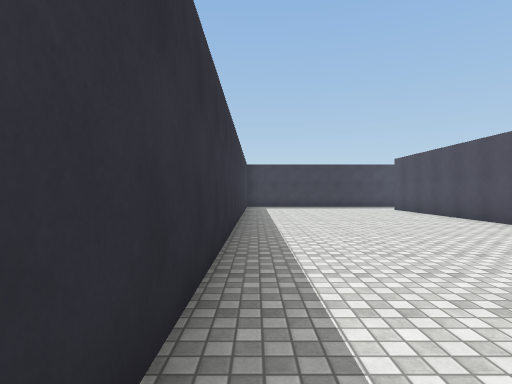
View 1 (above)

20 first-person views from a walk through a 3-D level made in the Unity game engine. The camera is 1.4 m above the floor, looks level and sees 80° across. The floor is counted in squares, 2 m on a side. Each view is taken from the middle of a square. On the plan, view 1 faces up. The plan holds only what a view shows up to about 10 squares ahead; the rest is blank. The player character is not drawn. Surface patterns are stand-ins for the level's own textures.

View 2
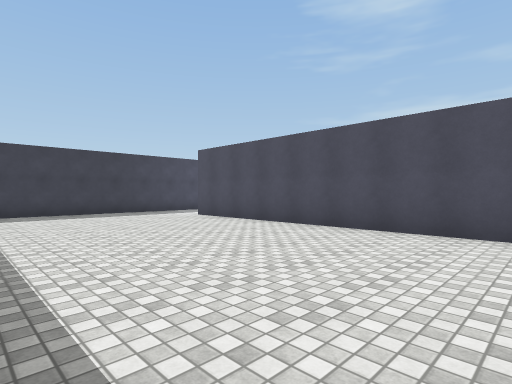

View 3
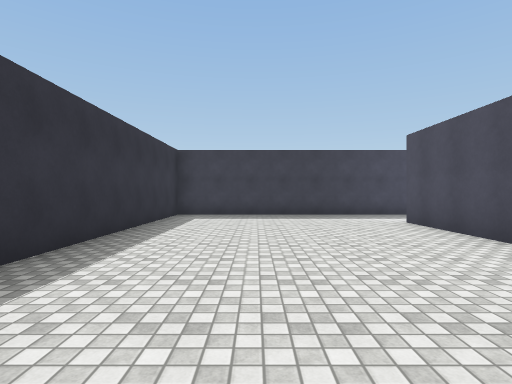

View 4
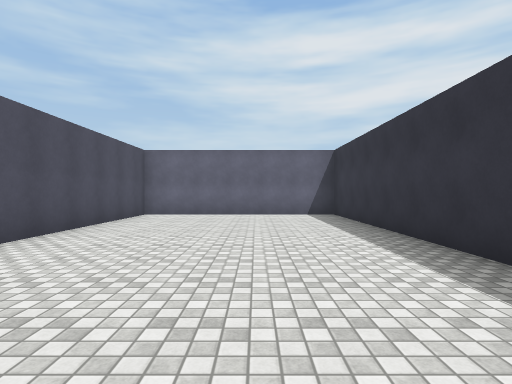

View 5
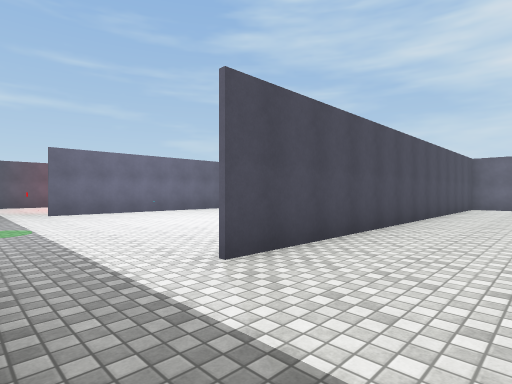

View 6
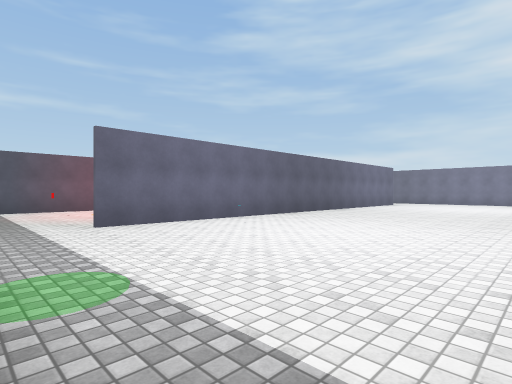

View 7
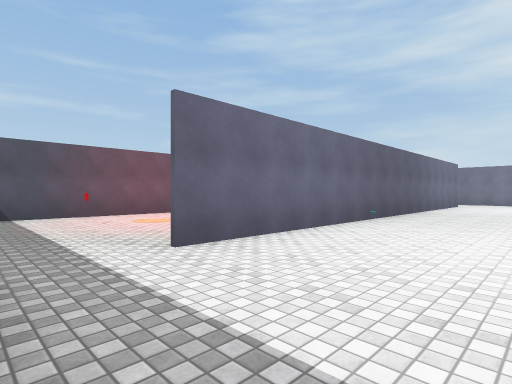

View 8
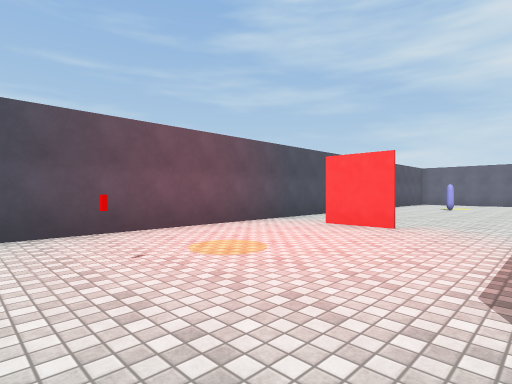

View 9
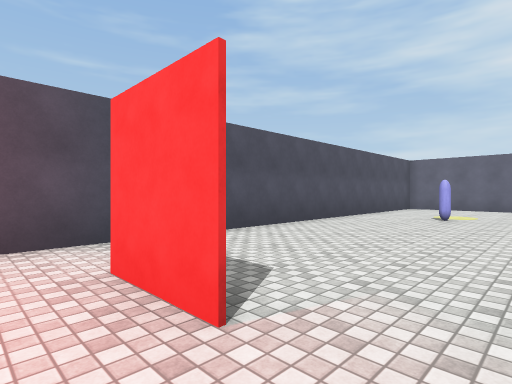

View 10
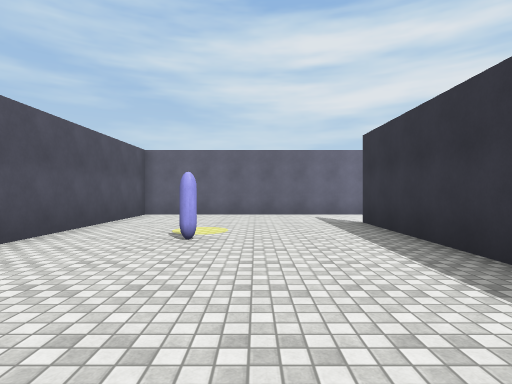

View 11
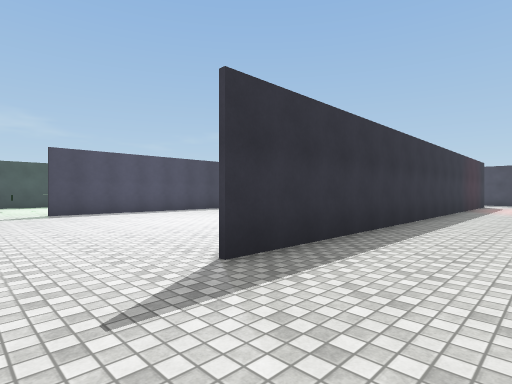

View 12
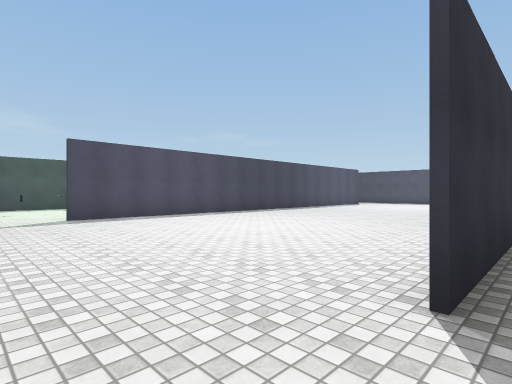

View 13
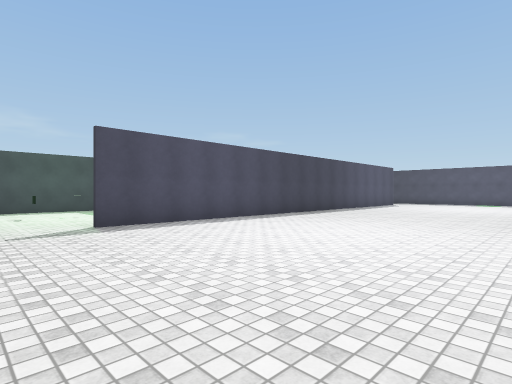

View 14
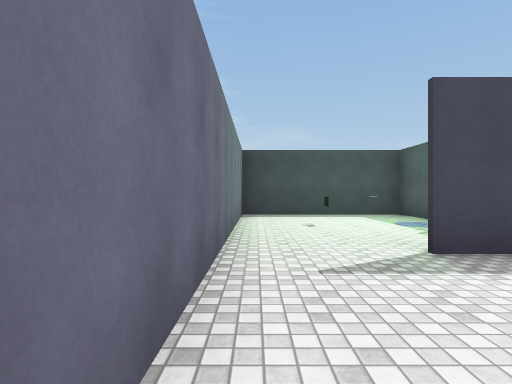

View 15
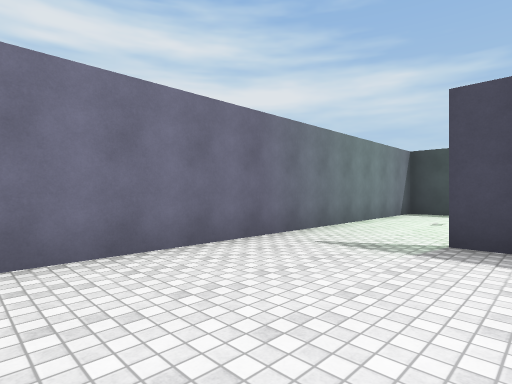

View 16
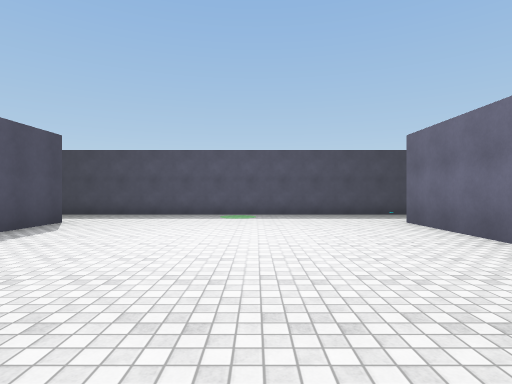

View 17
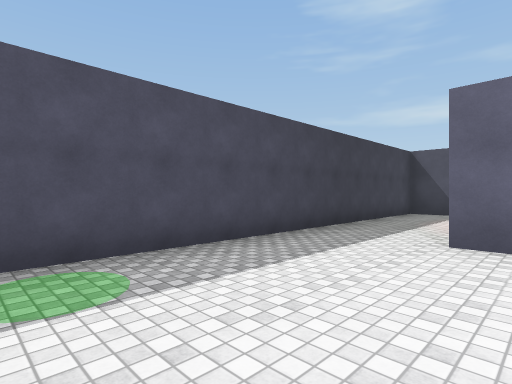

View 18
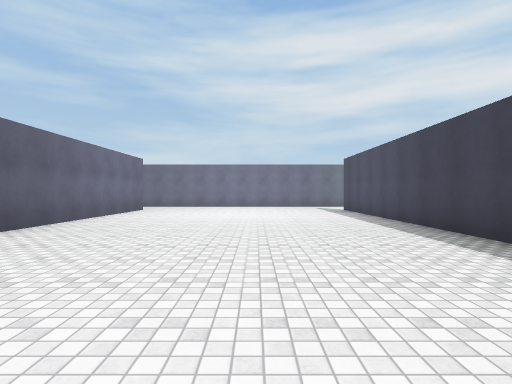

View 19
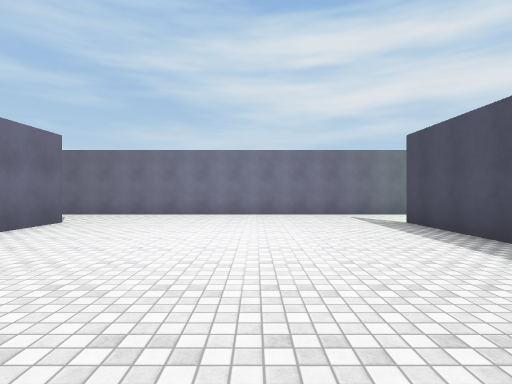

View 20
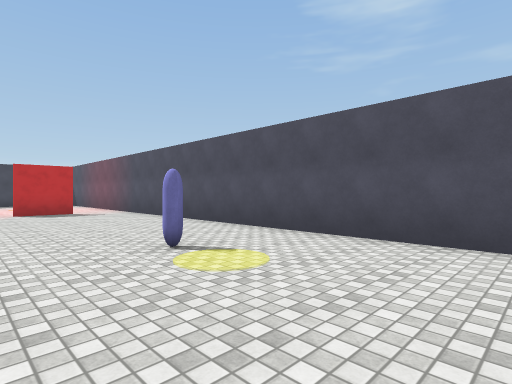

### Floor plan
Ten units are one square. View 1 is at (0, 0); x grows to the right and y downward. Boxes are objects, and circles mark ways between rooms. Rooms are numbered by the first view taken in them; rooms with no view inside come last. Other rooms are left out.
<svg viewBox="-9 -149 208 208">
<path fill="none" stroke="#000" d="M55 -144 -4 -144 -4 4 55 4 55 -120M136 -68 136 30M161 -70 178 -70 162 -70M56 -50 56 30M134 30 134 -120M56 -120 56 -102M11 5 -4 5 -4 54 194 54 194 -144 55 -144"/>
<rect x="165" y="-125" width="10" height="10" fill="#bbb"><title>other object</title></rect>
<circle cx="60" cy="-135" r="3" fill="#2a7"/>
<text x="20" y="-70">1</text>
<text x="120" y="-40">2</text>
</svg>
Room 1 opens to room 2.

Where each view was taken, in squares from view 1:
view 1: 0 up, 0 right, facing up
view 2: 4 up, 0 right, facing up-right
view 3: 5 up, 2 right, facing up
view 4: 9 up, 2 right, facing down
view 5: 14 up, 3 right, facing down-right
view 6: 14 up, 7 right, facing down-right
view 7: 14 up, 10 right, facing down-right
view 8: 13 up, 14 right, facing down-right
view 9: 8 up, 15 right, facing down-right
view 10: 4 up, 16 right, facing down
view 11: 5 down, 16 right, facing up-left
view 12: 5 down, 14 right, facing up-left
view 13: 5 down, 12 right, facing up-left
view 14: 5 down, 9 right, facing left
view 15: 2 down, 10 right, facing down-left
view 16: 5 up, 10 right, facing up
view 17: 11 up, 9 right, facing up-right
view 18: 9 up, 9 right, facing down
view 19: 4 up, 9 right, facing down
view 20: 4 down, 15 right, facing up-right
